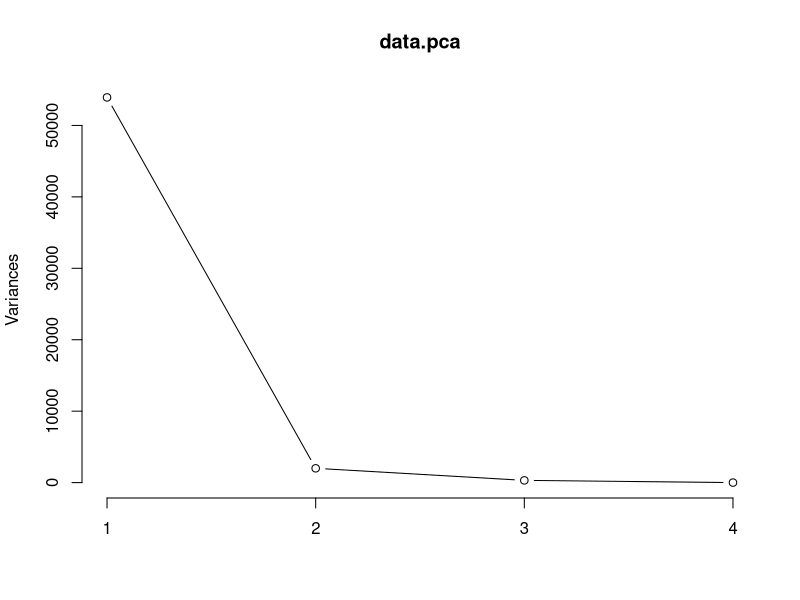
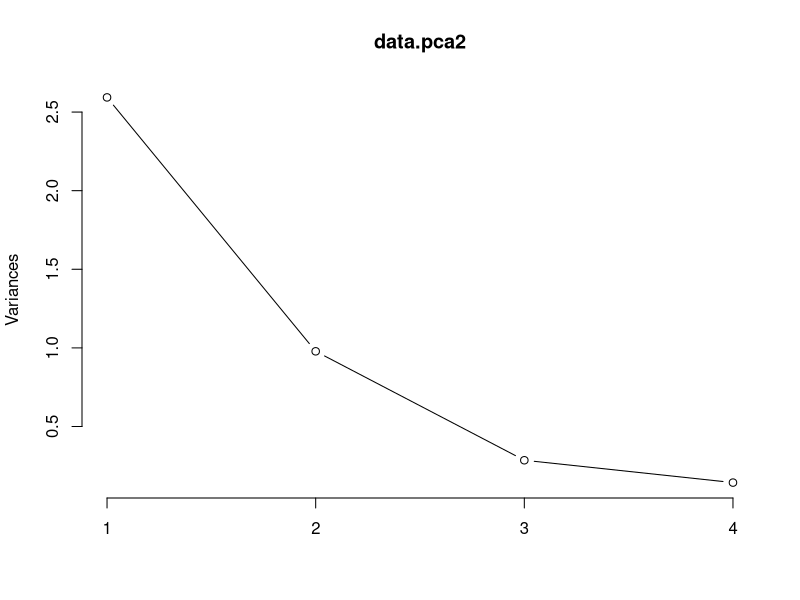

The R source for these figures, in order:
rm(list=ls())
# 9장 연습문제제

# 1번

x_1 <- c(87.9, 89.9, 153.0, 132.2, 88.8, 220.9, 117.7, 109.0, 156.1, 181.5, 181.4)
x_2 <- c(19.6, 15.2, 19.7, 17.0, 18.3, 17.8, 17.8, 18.3, 17.8, 16.8, 17.0)
x_3 <- c(1.0, 90.1, 56.6, 91.0, 93.7, 106.9, 65.5, 41.8, 57.4, 140.6, 74.3)
x_4 <- c(1661, 968, 1353, 1293, 1153, 1286, 1104, 1574, 1222, 902, 1150)
x_5 <- c(28.37, 23.77, 26.04, 25.74, 26.68, 24.29, 28.00, 28.37, 24.96, 21.66, 24.37)

data <- cbind(x_1, x_2, x_3, x_4, x_5)

## (a)
### 평균벡터
colMeans(data)
### 공분산 행렬
cov(data)
### 상관행렬
cor(data)

## (b)
### 공분산 행렬을 이용한 주성분 분석
data.pca<- prcomp(data[,1:4], center = T, scale=F)
print(data.pca)
summary(data.pca)
plot(data.pca, type="l")

## (c)
### 상관행렬을 이용한 주성분 분석
data.pca2<- prcomp(data[,1:4], center = T, scale=T)
print(data.pca2)
summary(data.pca2)
plot(data.pca2, type="l")

## (d)
# 관측값의 측정 단위가 다르므로 상관행렬을 이용한 주성분분석이 더 유의미한 결과를 가진다.


# 2번

s <- matrix(c(302.3, 125.8, 100.4, 105.1, 116.1,
              125.6, 170.9, 84.2, 93.6, 97.9,
              100.4, 84.2, 111.6, 110.8, 120.5,
              105.1, 93.6, 110.8, 217.9, 153.8,
              116.1, 97.9, 120.5, 153.8, 294.4),5,5,byrow=T)

v <- eigen(s)$vectors
std <- sqrt(eigen(s)$values)

values <- eigen(s)$values
var <- rep(0, 5)
for(i in 1:5){
  var[i] <- values[i] / sum(values)
}
cumsum(var)

# 주성분 분석 결과를 본 결과 